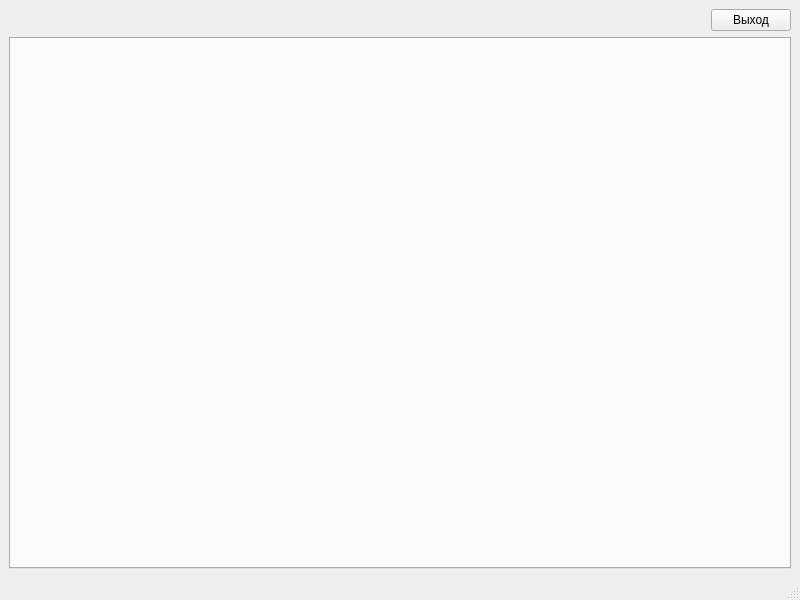
<?xml version="1.0" encoding="UTF-8"?>
<ui version="4.0">
 <class>customer_window</class>
 <widget class="QMainWindow" name="customer_window">
  <property name="geometry">
   <rect>
    <x>0</x>
    <y>0</y>
    <width>800</width>
    <height>600</height>
   </rect>
  </property>
  <property name="windowTitle">
   <string>MainWindow</string>
  </property>
  <widget class="QWidget" name="centralwidget">
   <layout class="QGridLayout" name="gridLayout">
    <item row="0" column="1">
     <widget class="QPushButton" name="pushButton">
      <property name="text">
       <string>Выход</string>
      </property>
     </widget>
    </item>
    <item row="0" column="0">
     <spacer name="horizontalSpacer">
      <property name="orientation">
       <enum>Qt::Horizontal</enum>
      </property>
      <property name="sizeHint" stdset="0">
       <size>
        <width>40</width>
        <height>20</height>
       </size>
      </property>
     </spacer>
    </item>
    <item row="1" column="0" colspan="2">
     <widget class="QTabWidget" name="tabWidget">
      <property name="currentIndex">
       <number>-1</number>
      </property>
     </widget>
    </item>
   </layout>
  </widget>
  <widget class="QMenuBar" name="menubar">
   <property name="geometry">
    <rect>
     <x>0</x>
     <y>0</y>
     <width>800</width>
     <height>17</height>
    </rect>
   </property>
  </widget>
  <widget class="QStatusBar" name="statusbar"/>
 </widget>
 <resources/>
 <connections/>
</ui>
